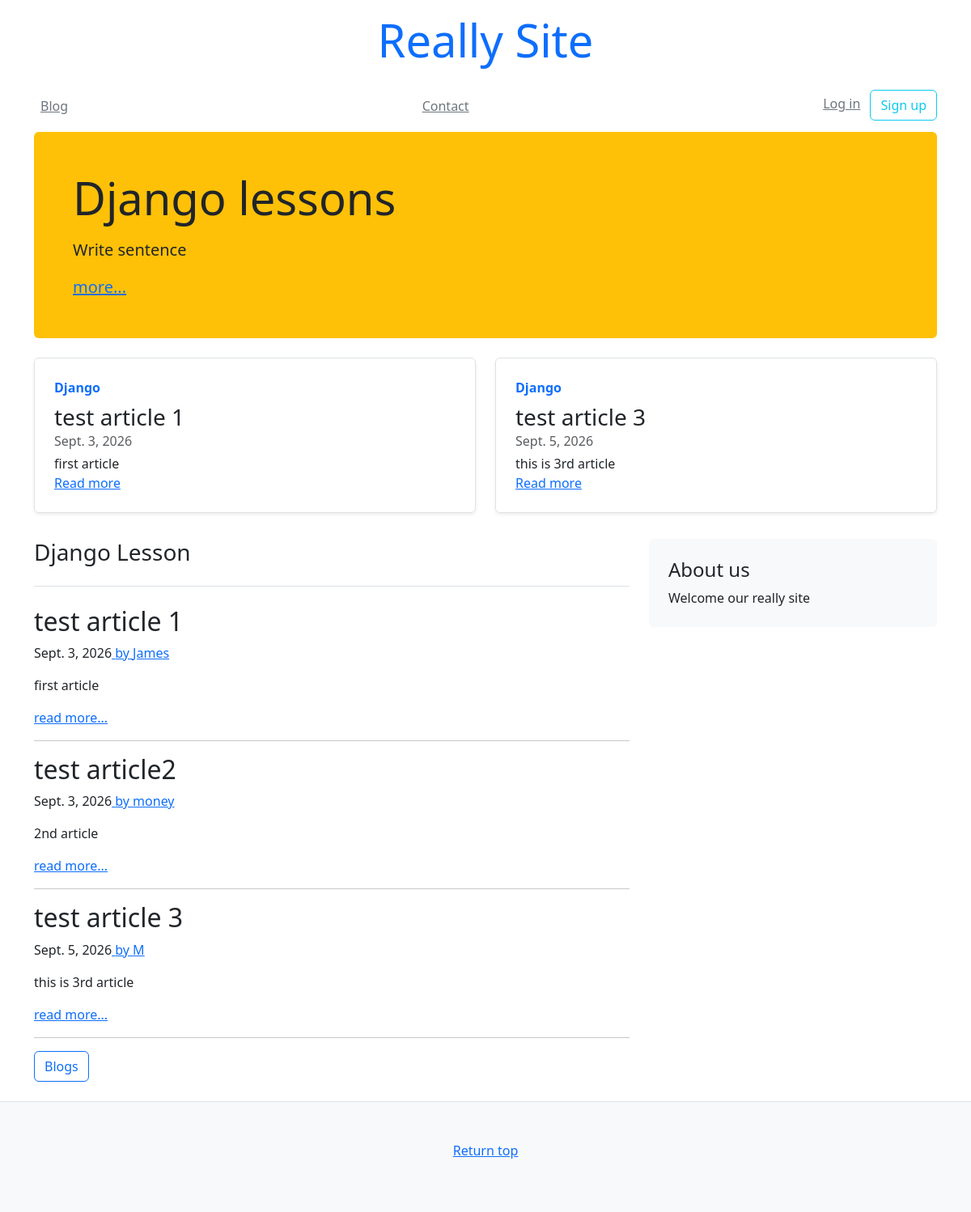
The page / on the database its author committed.
### blog/models.py (models this page shows)
class Article(models.Model):
    title = models.CharField(default="", max_length=63)
    text = models.TextField(default="")
    author = models.CharField(default="", max_length=63)
    created_at = models.DateField(auto_now_add=True)
    updated_at = models.DateField(auto_now=True)
    count = models.IntegerField(default=0)
    tags = models.ManyToManyField(Tag, blank=True)

### mysite/views.py (the view)
# urls.py: path('', views.index)
def index(request):
    ranks = Article.objects.order_by("-count")[:2]
    objs = Article.objects.all()[:3]
    context = {
        "title": "Really site",
        "articles": objs,
        "ranks": ranks,
    }
    return render(request, "mysite/index.html", context)

### templates/mysite/index.html
{% extends 'mysite/base.html' %}
{% block content %}
    <div class="container">
        <div class="p-4 p-md-5 mb-4 rounded bg-warning">
            <div class="col-md-6 px-0">
                <h1 class="display-4 font-italic">Django lessons</h1>
                <p class="lead my-3">Write sentence</p>
                <p class="lead mb-0"><a class="font-weight-bold" href="#">more...</a></p>
            </div>
        </div>
        <div class="row mb-2">
            {% for obj in ranks %}
                <div class="col-md-6">
                    <div class="row g-0 border rounded overflow-hidden flex-md-row mb-4 shadow-sm h-md-250 position-relative">
                        <div class="col p-4 d-flex flex-column position-static">
                            <strong class="d-inline-block mb-2 text-primary">Django</strong>
                            <h3 class="mb-0">{{ obj.title }}</h3>
                            <div class="mb-1 text-muted">{{ obj.created_at }}</div>
                            <p class="card-text mb-auto">{{ obj.text }}</p>
                            <a href="/blog/{{ obj.id }}" class="streched-link">Read more</a>
                        </div>
                    </div>
                </div>
            {% endfor %}
        </div>
    </div>
    <main class="container">
        <div class="row">
            <div class="col-md-8">
                <h3 class="pb-4 mb-4 font-italic border-bottom">Django Lesson</h3>
                {% for obj in articles %}
                <div class="blog-post">
                    <h2 class="blog-post-title">{{ obj.title }}</h2>
                    <p class="blog-post-meta">{{ obj.created_at }}<a href="#"> by {{ obj.author }}</a></p>
                    <p>{{ obj.text }}</p>
                    <a href="/blog/{{ obj.id }}" class="">read more...</a>
                    <hr>
                </div>
                {% endfor %}
                <nav class="blog-pagination">
                    <a class="btn btn-outline-primary" href="/blog/">Blogs</a>
                </nav>
            </div>
            {% include 'mysite/snippets/sidebar.html' %}
        </div>
    </main>
{% endblock content %}

### rows shown on the page
Article: title "test article 1", created_at "Sept. 3, 2026", text "first article", author "James"
Article: title "test article 3", created_at "Sept. 5, 2026", text "this is 3rd article", author "M"
Article: title "test article2", created_at "Sept. 3, 2026", author "money", text "2nd article"
